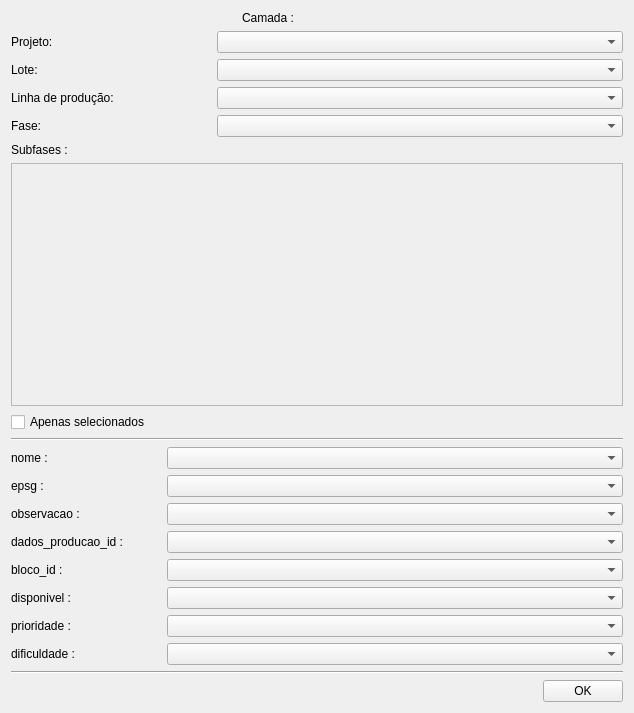
<?xml version="1.0" encoding="UTF-8"?>
<ui version="4.0">
 <class>Form</class>
 <widget class="QWidget" name="Form">
  <property name="geometry">
   <rect>
    <x>0</x>
    <y>0</y>
    <width>634</width>
    <height>713</height>
   </rect>
  </property>
  <property name="windowTitle">
   <string>Form</string>
  </property>
  <layout class="QGridLayout" name="gridLayout">
   <item row="7" column="0" colspan="2">
    <widget class="Line" name="line">
     <property name="orientation">
      <enum>Qt::Horizontal</enum>
     </property>
    </widget>
   </item>
   <item row="12" column="0" colspan="2">
    <layout class="QHBoxLayout" name="horizontalLayout_5">
     <item>
      <widget class="QLabel" name="label_7">
       <property name="sizePolicy">
        <sizepolicy hsizetype="Fixed" vsizetype="Preferred">
         <horstretch>0</horstretch>
         <verstretch>0</verstretch>
        </sizepolicy>
       </property>
       <property name="minimumSize">
        <size>
         <width>150</width>
         <height>0</height>
        </size>
       </property>
       <property name="maximumSize">
        <size>
         <width>150</width>
         <height>16777215</height>
        </size>
       </property>
       <property name="text">
        <string>bloco_id :</string>
       </property>
      </widget>
     </item>
     <item>
      <widget class="QComboBox" name="blockIdFieldCb"/>
     </item>
    </layout>
   </item>
   <item row="9" column="0" colspan="2">
    <layout class="QHBoxLayout" name="horizontalLayout_2">
     <item>
      <widget class="QLabel" name="label_4">
       <property name="sizePolicy">
        <sizepolicy hsizetype="Fixed" vsizetype="Preferred">
         <horstretch>0</horstretch>
         <verstretch>0</verstretch>
        </sizepolicy>
       </property>
       <property name="minimumSize">
        <size>
         <width>150</width>
         <height>0</height>
        </size>
       </property>
       <property name="maximumSize">
        <size>
         <width>150</width>
         <height>16777215</height>
        </size>
       </property>
       <property name="text">
        <string>epsg :</string>
       </property>
      </widget>
     </item>
     <item>
      <widget class="QComboBox" name="epsgFieldCb"/>
     </item>
    </layout>
   </item>
   <item row="8" column="0" colspan="2">
    <layout class="QHBoxLayout" name="horizontalLayout">
     <item>
      <widget class="QLabel" name="label_3">
       <property name="sizePolicy">
        <sizepolicy hsizetype="Fixed" vsizetype="Preferred">
         <horstretch>0</horstretch>
         <verstretch>0</verstretch>
        </sizepolicy>
       </property>
       <property name="minimumSize">
        <size>
         <width>150</width>
         <height>0</height>
        </size>
       </property>
       <property name="maximumSize">
        <size>
         <width>150</width>
         <height>16777215</height>
        </size>
       </property>
       <property name="text">
        <string>nome :</string>
       </property>
      </widget>
     </item>
     <item>
      <widget class="QComboBox" name="nameFieldCb"/>
     </item>
    </layout>
   </item>
   <item row="6" column="0">
    <widget class="QCheckBox" name="onlySelectedCkb">
     <property name="text">
      <string>Apenas selecionados</string>
     </property>
    </widget>
   </item>
   <item row="15" column="0" colspan="2">
    <layout class="QHBoxLayout" name="horizontalLayout_14">
     <item>
      <widget class="QLabel" name="label_15">
       <property name="sizePolicy">
        <sizepolicy hsizetype="Fixed" vsizetype="Preferred">
         <horstretch>0</horstretch>
         <verstretch>0</verstretch>
        </sizepolicy>
       </property>
       <property name="minimumSize">
        <size>
         <width>150</width>
         <height>0</height>
        </size>
       </property>
       <property name="maximumSize">
        <size>
         <width>150</width>
         <height>16777215</height>
        </size>
       </property>
       <property name="text">
        <string>dificuldade :</string>
       </property>
      </widget>
     </item>
     <item>
      <widget class="QComboBox" name="difficultyCb"/>
     </item>
    </layout>
   </item>
   <item row="14" column="0" colspan="2">
    <layout class="QHBoxLayout" name="horizontalLayout_8">
     <item>
      <widget class="QLabel" name="label_9">
       <property name="sizePolicy">
        <sizepolicy hsizetype="Fixed" vsizetype="Preferred">
         <horstretch>0</horstretch>
         <verstretch>0</verstretch>
        </sizepolicy>
       </property>
       <property name="minimumSize">
        <size>
         <width>150</width>
         <height>0</height>
        </size>
       </property>
       <property name="maximumSize">
        <size>
         <width>150</width>
         <height>16777215</height>
        </size>
       </property>
       <property name="text">
        <string>prioridade :</string>
       </property>
      </widget>
     </item>
     <item>
      <widget class="QComboBox" name="priorityFieldCb"/>
     </item>
    </layout>
   </item>
   <item row="16" column="0" colspan="2">
    <widget class="Line" name="line_2">
     <property name="orientation">
      <enum>Qt::Horizontal</enum>
     </property>
    </widget>
   </item>
   <item row="17" column="0">
    <spacer name="horizontalSpacer">
     <property name="orientation">
      <enum>Qt::Horizontal</enum>
     </property>
     <property name="sizeHint" stdset="0">
      <size>
       <width>219</width>
       <height>20</height>
      </size>
     </property>
    </spacer>
   </item>
   <item row="11" column="0" colspan="2">
    <layout class="QHBoxLayout" name="horizontalLayout_4">
     <item>
      <widget class="QLabel" name="label_6">
       <property name="sizePolicy">
        <sizepolicy hsizetype="Fixed" vsizetype="Preferred">
         <horstretch>0</horstretch>
         <verstretch>0</verstretch>
        </sizepolicy>
       </property>
       <property name="minimumSize">
        <size>
         <width>150</width>
         <height>0</height>
        </size>
       </property>
       <property name="maximumSize">
        <size>
         <width>150</width>
         <height>16777215</height>
        </size>
       </property>
       <property name="text">
        <string>dados_producao_id :</string>
       </property>
      </widget>
     </item>
     <item>
      <widget class="QComboBox" name="dataIdFieldCb"/>
     </item>
    </layout>
   </item>
   <item row="10" column="0" colspan="2">
    <layout class="QHBoxLayout" name="horizontalLayout_3">
     <item>
      <widget class="QLabel" name="label_5">
       <property name="sizePolicy">
        <sizepolicy hsizetype="Fixed" vsizetype="Preferred">
         <horstretch>0</horstretch>
         <verstretch>0</verstretch>
        </sizepolicy>
       </property>
       <property name="minimumSize">
        <size>
         <width>150</width>
         <height>0</height>
        </size>
       </property>
       <property name="maximumSize">
        <size>
         <width>150</width>
         <height>16777215</height>
        </size>
       </property>
       <property name="text">
        <string>observacao :</string>
       </property>
      </widget>
     </item>
     <item>
      <widget class="QComboBox" name="obsFieldCb"/>
     </item>
    </layout>
   </item>
   <item row="4" column="0" colspan="2">
    <layout class="QHBoxLayout" name="horizontalLayout_6">
     <item>
      <widget class="QLabel" name="label_10">
       <property name="sizePolicy">
        <sizepolicy hsizetype="Fixed" vsizetype="Preferred">
         <horstretch>0</horstretch>
         <verstretch>0</verstretch>
        </sizepolicy>
       </property>
       <property name="minimumSize">
        <size>
         <width>200</width>
         <height>0</height>
        </size>
       </property>
       <property name="maximumSize">
        <size>
         <width>200</width>
         <height>16777215</height>
        </size>
       </property>
       <property name="text">
        <string>Fase:</string>
       </property>
      </widget>
     </item>
     <item>
      <widget class="QComboBox" name="phasesCb"/>
     </item>
    </layout>
   </item>
   <item row="5" column="0" colspan="2">
    <layout class="QVBoxLayout" name="verticalLayout">
     <item>
      <widget class="QLabel" name="label_14">
       <property name="text">
        <string>Subfases :</string>
       </property>
      </widget>
     </item>
     <item>
      <widget class="QScrollArea" name="scrollArea">
       <property name="sizePolicy">
        <sizepolicy hsizetype="Minimum" vsizetype="Expanding">
         <horstretch>0</horstretch>
         <verstretch>0</verstretch>
        </sizepolicy>
       </property>
       <property name="minimumSize">
        <size>
         <width>0</width>
         <height>100</height>
        </size>
       </property>
       <property name="maximumSize">
        <size>
         <width>16777215</width>
         <height>400</height>
        </size>
       </property>
       <property name="widgetResizable">
        <bool>true</bool>
       </property>
       <widget class="QWidget" name="scrollAreaWidgetContents">
        <property name="geometry">
         <rect>
          <x>0</x>
          <y>0</y>
          <width>612</width>
          <height>98</height>
         </rect>
        </property>
        <layout class="QVBoxLayout" name="verticalLayout_2">
         <item>
          <spacer name="verticalSpacer">
           <property name="orientation">
            <enum>Qt::Vertical</enum>
           </property>
           <property name="sizeHint" stdset="0">
            <size>
             <width>20</width>
             <height>40</height>
            </size>
           </property>
          </spacer>
         </item>
        </layout>
       </widget>
      </widget>
     </item>
    </layout>
   </item>
   <item row="17" column="1">
    <widget class="QPushButton" name="okBtn">
     <property name="text">
      <string>OK</string>
     </property>
    </widget>
   </item>
   <item row="13" column="0" colspan="2">
    <layout class="QHBoxLayout" name="horizontalLayout_7">
     <item>
      <widget class="QLabel" name="label_8">
       <property name="sizePolicy">
        <sizepolicy hsizetype="Fixed" vsizetype="Preferred">
         <horstretch>0</horstretch>
         <verstretch>0</verstretch>
        </sizepolicy>
       </property>
       <property name="minimumSize">
        <size>
         <width>150</width>
         <height>0</height>
        </size>
       </property>
       <property name="maximumSize">
        <size>
         <width>150</width>
         <height>16777215</height>
        </size>
       </property>
       <property name="text">
        <string>disponivel :</string>
       </property>
      </widget>
     </item>
     <item>
      <widget class="QComboBox" name="availableFieldCb"/>
     </item>
    </layout>
   </item>
   <item row="3" column="0" colspan="2">
    <layout class="QHBoxLayout" name="horizontalLayout_10">
     <item>
      <widget class="QLabel" name="label_11">
       <property name="sizePolicy">
        <sizepolicy hsizetype="Fixed" vsizetype="Preferred">
         <horstretch>0</horstretch>
         <verstretch>0</verstretch>
        </sizepolicy>
       </property>
       <property name="minimumSize">
        <size>
         <width>200</width>
         <height>0</height>
        </size>
       </property>
       <property name="maximumSize">
        <size>
         <width>200</width>
         <height>16777215</height>
        </size>
       </property>
       <property name="text">
        <string>Linha de produção:</string>
       </property>
      </widget>
     </item>
     <item>
      <widget class="QComboBox" name="productionLinesCb"/>
     </item>
    </layout>
   </item>
   <item row="2" column="0" colspan="2">
    <layout class="QHBoxLayout" name="horizontalLayout_12">
     <item>
      <widget class="QLabel" name="label_13">
       <property name="sizePolicy">
        <sizepolicy hsizetype="Fixed" vsizetype="Preferred">
         <horstretch>0</horstretch>
         <verstretch>0</verstretch>
        </sizepolicy>
       </property>
       <property name="minimumSize">
        <size>
         <width>200</width>
         <height>0</height>
        </size>
       </property>
       <property name="maximumSize">
        <size>
         <width>200</width>
         <height>16777215</height>
        </size>
       </property>
       <property name="text">
        <string>Lote:</string>
       </property>
      </widget>
     </item>
     <item>
      <widget class="QComboBox" name="lotsCb"/>
     </item>
    </layout>
   </item>
   <item row="1" column="0" colspan="2">
    <layout class="QHBoxLayout" name="horizontalLayout_9">
     <item>
      <widget class="QLabel" name="label_2">
       <property name="sizePolicy">
        <sizepolicy hsizetype="Fixed" vsizetype="Preferred">
         <horstretch>0</horstretch>
         <verstretch>0</verstretch>
        </sizepolicy>
       </property>
       <property name="minimumSize">
        <size>
         <width>200</width>
         <height>0</height>
        </size>
       </property>
       <property name="maximumSize">
        <size>
         <width>200</width>
         <height>16777215</height>
        </size>
       </property>
       <property name="text">
        <string>Projeto:</string>
       </property>
      </widget>
     </item>
     <item>
      <widget class="QComboBox" name="projectsCb"/>
     </item>
    </layout>
   </item>
   <item row="0" column="0" colspan="2">
    <layout class="QHBoxLayout" name="mapLayerLayout">
     <item>
      <widget class="QLabel" name="label">
       <property name="sizePolicy">
        <sizepolicy hsizetype="Fixed" vsizetype="Preferred">
         <horstretch>0</horstretch>
         <verstretch>0</verstretch>
        </sizepolicy>
       </property>
       <property name="minimumSize">
        <size>
         <width>150</width>
         <height>0</height>
        </size>
       </property>
       <property name="maximumSize">
        <size>
         <width>150</width>
         <height>16777215</height>
        </size>
       </property>
       <property name="text">
        <string>Camada :</string>
       </property>
      </widget>
     </item>
    </layout>
   </item>
  </layout>
 </widget>
 <resources/>
 <connections/>
</ui>
